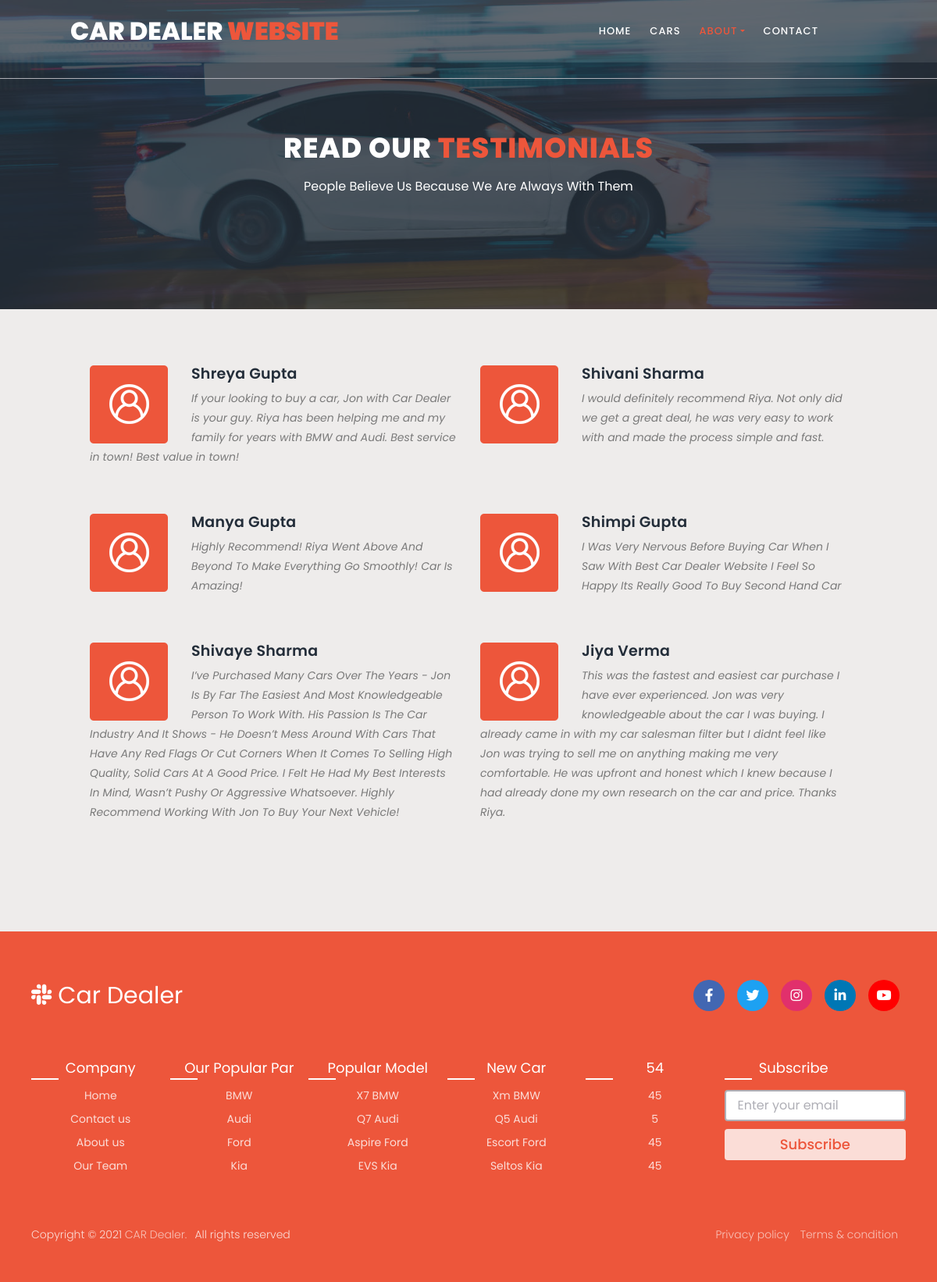
The page /user/testimonials.php on the database its author committed.
### tables this page shows
CREATE TABLE `testimonials` (
  `sno` int(11) NOT NULL,
  `name` varchar(255) NOT NULL,
  `desc` longtext NOT NULL,
  `created_on` datetime NOT NULL DEFAULT current_timestamp(),
  `updated_on` datetime NOT NULL DEFAULT current_timestamp()
);

CREATE TABLE `footer` (
  `sno` int(11) NOT NULL,
  `title` varchar(255) NOT NULL,
  `value_1` varchar(255) NOT NULL,
  `value_2` varchar(255) NOT NULL,
  `value_3` varchar(255) NOT NULL,
  `value_4` varchar(255) NOT NULL,
  `created_on` datetime NOT NULL DEFAULT current_timestamp(),
  `updated_on` datetime NOT NULL DEFAULT current_timestamp()
);

### user/testimonials.php (the view, shortened to what this page needs)
<?php
include 'dbconnection.php';
$sql = "SELECT * FROM testimonials";
$result = $conn->query($sql);
?>
<!DOCTYPE html>
<html lang="en">
  <head>
    <link rel="stylesheet" href="https://cdnjs.cloudflare.com/ajax/libs/font-awesome/5.15.2/css/all.min.css"/>
    <link rel="stylesheet" type="text/css" href="assets/css/bootstrap.min.css">
    <link rel="stylesheet" type="text/css" href="assets/css/font-awesome.css">
    <link rel="stylesheet" href="assets/css/style.css">
    </head>
    <body>
    <header class="header-area header-sticky" style="margin-top:0px;">
        <div class="container">
            <div class="row">
                <div class="col-12">
                    <nav class="main-nav">
                        <a href="index.php" class="logo">Car Dealer<em> Website</em></a>
                        <ul class="nav">
                            <li><a href="index.php">Home</a></li>
                            <li><a href="cars.php">Cars</a></li>
                            <li class="dropdown">
                                <a class="dropdown-toggle active" data-toggle="dropdown" href="#" role="button" aria-haspopup="true" aria-expanded="false">About</a>
                            </li>
                            <li><a href="contact.php">Contact</a></li>
                        </ul>
                    </nav>
                </div>
            </div>
        </div>
    </header>
    <section class="section section-bg" id="call-to-action" style="background-image: url(assets/images/banner-image-1-1920x500.jpg)">
        <div class="container">
            <div class="row">
                <div class="col-lg-10 offset-lg-1">
                    <div class="cta-content">
                        <br>
                        <br>
                        <h2>Read our <em>Testimonials</em></h2>
                        <p>People Believe Us Because We Are Always With Them</p>
                    </div>
                </div>
            </div>
        </div>
    </section>
    <section class="section" id="features">
        <div class="container">
            <br>
            <br>
            <br>
            <div class="row">
                    <?php if ($result->num_rows > 0) {
                     while ($rows=$result->fetch_assoc()){?>
                <div class="col-lg-6">
                    <ul class="features-items">
                        <li class="feature-item">
                            <div class="left-icon">
                                <img src="assets/images/features-first-icon.png" alt="second one">
                            </div>
                            <div class="right-content">
                                <h4><?php echo $rows['name'];?></h4>
                                <p><em><?php echo $rows['desc'];?></em></p>
                            </li>
                        </div>
                        <?php } }?>
                </div>
            </div>
    </section>
    <?php include_once('footer.php');?>
  </body>
</html>

### user/footer.php (shortened to what this page needs)
<?php
include 'dbconnection.php';
$sql = "SELECT * FROM `footer`";
  $result = mysqli_query($conn, $sql);
?>
<!DOCTYPE html>
<html lang="en" dir="ltr">
  <head>
    <link rel="stylesheet" href="style.css">
    <link rel="stylesheet" href="https://cdnjs.cloudflare.com/ajax/libs/font-awesome/5.15.2/css/all.min.css"/>
   </head>
<body>
<footer>
    <div class="content">
      <div class="top">
        <div class="logo-details">
          <i class="fab fa-slack"></i>
          <span class="logo_name">Car Dealer</span>
        </div>
        <div class="media-icons">
          <a href="#"><i class="fab fa-facebook-f"></i></a>
          <a href="#"><i class="fab fa-twitter"></i></a>
          <a href="#"><i class="fab fa-instagram"></i></a>
          <a href="#"><i class="fab fa-linkedin-in"></i></a>
          <a href="#"><i class="fab fa-youtube"></i></a>
        </div>
      </div>
      <div class="link-boxes">
        <ul class="box">
          <li class="link_name">Company</li>
          <li><a href="index.html">Home</a></li>
          <li><a href="contact.php">Contact us</a></li>
          <li><a href="about.php">About us</a></li>
          <li><a href="team.php">Our Team</a></li>
        </ul>
        <?php if ($result->num_rows > 0) {
         while($row = mysqli_fetch_assoc($result)){?>
        <ul class="box">
          <li class="link_name"><?php echo $row['title'];?></li>
          <li><a href="#"><?php echo $row['value_1'];?></a></li>
          <li><a href="#"><?php echo $row['value_2'];?></a></li>
          <li><a href="#"><?php echo $row['value_3'];?></a></li>
          <li><a href="#"><?php echo $row['value_4'];?></a></li>
        </ul>
        <?php }} ?>
        <ul class="box input-box">
          <li class="link_name">Subscribe</li>
          <li><input type="text" placeholder="Enter your email"></li>
          <li><input type="button" value="Subscribe"></li>
        </ul>
      </div>
    </div>
    <div class="bottom-details">
      <div class="bottom_text">
        <span class="copyright_text">Copyright © 2021 <a href="#">CAR Dealer.</a>All rights reserved</span>
        <span class="policy_terms">
          <a href="#">Privacy policy</a>
          <a href="#">Terms & condition</a>
        </span>
      </div>
    </div>
  </footer>
</body>
</html>

### user/assets/css/style.css (style rules this page uses)
html, body, div, span, applet, object, iframe, h1, h2, h3, h4, h5, h6, p, blockquote, div pre, a, abbr, acronym, address, big, cite, code, del, dfn, em, font, img, ins, kbd, q, s, samp, small, strike, strong, sub, sup, tt, var, b, u, i, center, dl, dt, dd, ol, ul, li, figure, header, nav, section, article, aside, footer, figcaption { margin: 0; padding: 0; border: 0; outline: 0; }
ul, li { padding: 0; margin: 0; list-style: none; }
header, nav, section, article, aside, footer, hgroup { display: block; }
* { box-sizing: border-box; }
html, body { font-family: 'Poppins', sans-serif; font-weight: 400; background-color: #fff; font-size: 16px; -ms-text-size-adjust: 100%; -webkit-font-smoothing: antialiased; -moz-osx-font-smoothing: grayscale; }
a { text-decoration: none !important; }
h1, h2, h3, h4, h5, h6 { margin-top: 0px; margin-bottom: 0px; }
ul { margin-bottom: 0px; }
p { font-size: 14px; line-height: 25px; color: #7a7a7a; }
html, body { background: #fff; font-family: 'Poppins', sans-serif; }
.header-area { position: absolute; top: 0px; left: 0px; right: 0px; z-index: 100; height: 80px; background: rgba(250,250,250,0.1); -webkit-transition: all .5s ease 0s; -moz-transition: all .5s ease 0s; -o-transition: all .5s ease 0s; transition: all .5s ease 0s; }
.header-area .main-nav { min-height: 80px; background: transparent; }
.header-area .main-nav .logo { line-height: 80px; color: #fff; font-size: 32px; font-weight: 800; text-transform: uppercase; float: left; -webkit-transition: all 0.3s ease 0s; -moz-transition: all 0.3s ease 0s; -o-transition: all 0.3s ease 0s; transition: all 0.3s ease 0s; }
.header-area .main-nav .logo em { font-style: normal; color: #ed563b; font-weight: 900; }
.header-area .main-nav .nav { float: right; margin-top: 27px; margin-right: 0px; background-color: transparent; -webkit-transition: all 0.3s ease 0s; -moz-transition: all 0.3s ease 0s; -o-transition: all 0.3s ease 0s; transition: all 0.3s ease 0s; position: relative; z-index: 999; }
.header-area .main-nav .nav li { padding-left: 20px; padding-right: 20px; }
.header-area .main-nav .nav li a { display: block; font-weight: 500; font-size: 13px; color: #7a7a7a; text-transform: uppercase; -webkit-transition: all 0.3s ease 0s; -moz-transition: all 0.3s ease 0s; -o-transition: all 0.3s ease 0s; transition: all 0.3s ease 0s; height: 40px; line-height: 40px; border: transparent; letter-spacing: 1px; }
.header-area .main-nav .nav li a { color: #fff; }
.header-area .main-nav .nav li:hover > a, .header-area .main-nav .nav li > a.active { color: #ed563b!important; opacity: 1; }
.header-area.header-sticky { min-height: 80px; }
.header-area.header-sticky .nav { margin-top: 20px !important; }
.header-area.header-sticky .nav li a.active { color: #ed563b; }
@media (max-width: 1200px) { .header-area .main-nav .nav li { padding-left: 12px; padding-right: 12px; } }
@media (max-width: 1200px) { .header-area .main-nav:before { display: none; } }
@media (min-width: 767px) { .header-area .main-nav .nav { display: flex !important; } }
#features { margin-bottom: 80px; }
.feature-item { display: inline-block; margin-bottom: 60px; }
.feature-item .left-icon img { float: left; margin-right: 30px; }
.feature-item .right-content { display: inline; }
.feature-item .right-content h4 { margin-top: 0px; margin-bottom: 7px; letter-spacing: 0.25px; color: #232d39; font-size: 19px; font-weight: 600; text-transform: capitalize; }
#call-to-action { padding: 120px 0px; background-image: url(../images/cta-bg.jpg); background-position: center center; background-repeat: no-repeat; background-size: cover; text-align: center; }
.cta-content h2 { font-size: 36px; text-transform: uppercase; font-weight: 800; color: #fff; letter-spacing: 1px; }
.cta-content h2 em { font-style: normal; color: #ed563b; }
.cta-content p { font-size: 16px; color: #fff; margin: 15px 0px 25px 0px; }
.section-bg { background-position: center center; background-repeat: no-repeat; background-size: cover; position: relative; }
.section-bg:before { content:''; position: absolute; top: 0; left: 0; width: 100%; height: 100%; background-color: rgba(35,45,57,0.8); }
.section-bg > form, .section-bg .container { position: relative; z-index: 2 }
footer { text-align: center; padding: 30px 0px; }
a { color: #ed563b; }

### user/style.css (style rules this page uses)
body { background-color: #E3E7E8; font-family: system-ui; }
.container { width: 1000px; margin: auto; transition: 0.5s; }
header { display: grid; grid-template-columns: 1fr 50px; margin-top: 0px; }

### rows shown on the page
testimonials: name "Shreya Gupta", desc "If your looking to buy a car, Jon with Car Dealer is your guy. Riya has been helping me and my family for years with BMW and Audi. Best service in town! Best value in town!"
testimonials: name "Shivani Sharma", desc "I would definitely recommend Riya. Not only did we get a great deal, he was very easy to work with and made the process simple and fast."
testimonials: name "Manya Gupta", desc "Highly Recommend! Riya Went Above And Beyond To Make Everything Go Smoothly! Car Is Amazing!"
testimonials: name "Shimpi Gupta", desc "I Was Very Nervous Before Buying Car When I Saw With Best Car Dealer Website I Feel So Happy Its Really Good To Buy Second Hand Car"
testimonials: name "Shivaye Sharma", desc "I’ve Purchased Many Cars Over The Years - Jon Is By Far The Easiest And Most Knowledgeable Person To Work With. His Passion Is The Car Industry And It Shows - He Doesn’t Mess Around With Cars That Have Any Red Flags Or Cut Corners When It Comes To Selling High Quality, Solid Cars At A Good Price. I Felt He Had My Best Interests In Mind, Wasn’t Pushy Or Aggressive Whatsoever. Highly Recommend Working With Jon To Buy Your Next Vehicle!"
testimonials: name "Jiya Verma", desc "This was the fastest and easiest car purchase I have ever experienced. Jon was very knowledgeable about the car I was buying. I already came in with my car salesman filter but I didnt feel like Jon was trying to sell me on anything making me very comfortable. He was upfront and honest which I knew because I had already done my own research on the car and price. Thanks Riya."
footer: title "Our Popular Par", value_1 "BMW", value_2 "Audi", value_3 "Ford", value_4 "Kia"
footer: title "Popular Model", value_1 "X7 BMW", value_2 "Q7 Audi", value_3 "Aspire Ford", value_4 "EVS Kia"
footer: title "New Car", value_1 "Xm BMW", value_2 "Q5 Audi", value_3 "Escort Ford", value_4 "Seltos Kia"
footer: title "54", value_1 "45", value_2 "5", value_3 "45", value_4 "45"
